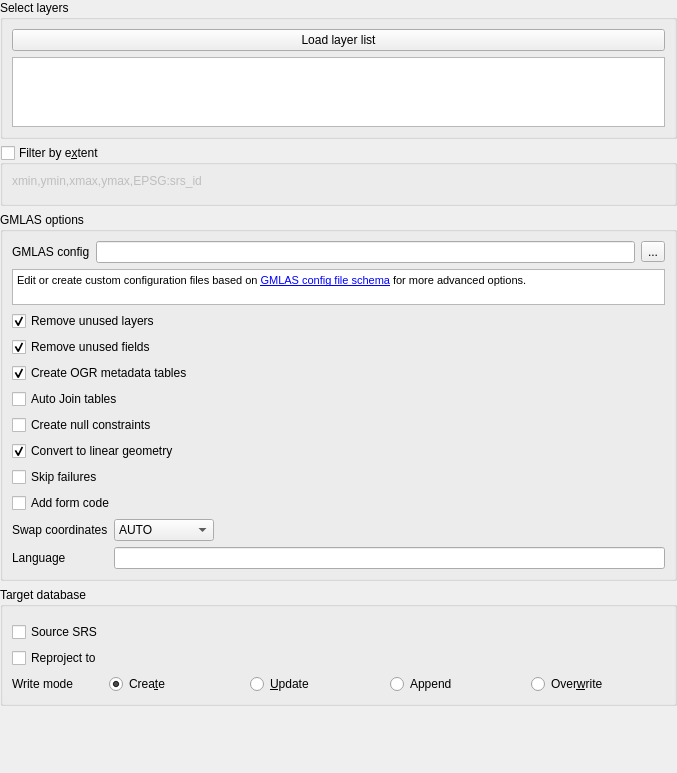
<?xml version="1.0" encoding="UTF-8"?>
<ui version="4.0">
 <class>Dialog</class>
 <widget class="QWidget" name="Dialog">
  <property name="geometry">
   <rect>
    <x>0</x>
    <y>0</y>
    <width>677</width>
    <height>773</height>
   </rect>
  </property>
  <property name="windowTitle">
   <string>Dialog</string>
  </property>
  <layout class="QVBoxLayout" name="verticalLayout">
   <property name="leftMargin">
    <number>0</number>
   </property>
   <property name="topMargin">
    <number>0</number>
   </property>
   <property name="rightMargin">
    <number>0</number>
   </property>
   <property name="bottomMargin">
    <number>0</number>
   </property>
   <item>
    <widget class="QScrollArea" name="scrollArea">
     <property name="frameShape">
      <enum>QFrame::NoFrame</enum>
     </property>
     <property name="lineWidth">
      <number>0</number>
     </property>
     <property name="horizontalScrollBarPolicy">
      <enum>Qt::ScrollBarAlwaysOff</enum>
     </property>
     <property name="sizeAdjustPolicy">
      <enum>QAbstractScrollArea::AdjustToContentsOnFirstShow</enum>
     </property>
     <property name="widgetResizable">
      <bool>true</bool>
     </property>
     <widget class="QWidget" name="scrollAreaWidgetContents">
      <property name="geometry">
       <rect>
        <x>0</x>
        <y>0</y>
        <width>663</width>
        <height>856</height>
       </rect>
      </property>
      <layout class="QVBoxLayout" name="verticalLayout_3">
       <property name="spacing">
        <number>6</number>
       </property>
       <property name="leftMargin">
        <number>0</number>
       </property>
       <property name="topMargin">
        <number>0</number>
       </property>
       <property name="rightMargin">
        <number>0</number>
       </property>
       <property name="bottomMargin">
        <number>0</number>
       </property>
       <item>
        <widget class="QgsCollapsibleGroupBox" name="layers_group">
         <property name="sizePolicy">
          <sizepolicy hsizetype="Preferred" vsizetype="Expanding">
           <horstretch>0</horstretch>
           <verstretch>0</verstretch>
          </sizepolicy>
         </property>
         <property name="title">
          <string>Select layers</string>
         </property>
         <property name="collapsed">
          <bool>false</bool>
         </property>
         <layout class="QVBoxLayout" name="verticalLayout_6">
          <item>
           <widget class="QPushButton" name="loadLayersButton">
            <property name="text">
             <string>Load layer list</string>
            </property>
           </widget>
          </item>
          <item>
           <widget class="QListWidget" name="datasetsListWidget">
            <property name="selectionMode">
             <enum>QAbstractItemView::ExtendedSelection</enum>
            </property>
           </widget>
          </item>
         </layout>
        </widget>
       </item>
       <item>
        <widget class="QgsCollapsibleGroupBox" name="gmlas_bbox_group">
         <property name="sizePolicy">
          <sizepolicy hsizetype="Preferred" vsizetype="Minimum">
           <horstretch>0</horstretch>
           <verstretch>0</verstretch>
          </sizepolicy>
         </property>
         <property name="toolTip">
          <string>&lt;html&gt;&lt;head/&gt;&lt;body&gt;&lt;p&gt;Define an area of interest to download data from. The extent can be defined from map canvas.&lt;/p&gt;&lt;/body&gt;&lt;/html&gt;</string>
         </property>
         <property name="title">
          <string>Filter by e&amp;xtent</string>
         </property>
         <property name="checkable">
          <bool>true</bool>
         </property>
         <property name="checked">
          <bool>false</bool>
         </property>
         <property name="collapsed">
          <bool>false</bool>
         </property>
         <layout class="QVBoxLayout" name="verticalLayout_7">
          <item>
           <widget class="QLabel" name="label_12">
            <property name="text">
             <string>xmin,ymin,xmax,ymax,EPSG:srs_id</string>
            </property>
           </widget>
          </item>
          <item>
           <widget class="BboxWidget" name="bboxWidget" native="true"/>
          </item>
         </layout>
        </widget>
       </item>
       <item>
        <widget class="QgsCollapsibleGroupBox" name="gmlas_options_group">
         <property name="title">
          <string>GMLAS options</string>
         </property>
         <property name="collapsed">
          <bool>false</bool>
         </property>
         <layout class="QVBoxLayout" name="verticalLayout_2">
          <property name="sizeConstraint">
           <enum>QLayout::SetDefaultConstraint</enum>
          </property>
          <item>
           <layout class="QHBoxLayout" name="horizontalLayout">
            <item>
             <widget class="QLabel" name="label_11">
              <property name="text">
               <string>GMLAS config</string>
              </property>
             </widget>
            </item>
            <item>
             <widget class="QLineEdit" name="gmlasConfigLineEdit">
              <property name="toolTip">
               <string>&lt;html&gt;&lt;head/&gt;&lt;body&gt;&lt;p&gt;GML file to load into a database.&lt;/p&gt;&lt;/body&gt;&lt;/html&gt;</string>
              </property>
             </widget>
            </item>
            <item>
             <widget class="QToolButton" name="gmlasConfigButton">
              <property name="text">
               <string>...</string>
              </property>
             </widget>
            </item>
           </layout>
          </item>
          <item>
           <widget class="QTextBrowser" name="textBrowser">
            <property name="sizePolicy">
             <sizepolicy hsizetype="Expanding" vsizetype="Fixed">
              <horstretch>0</horstretch>
              <verstretch>0</verstretch>
             </sizepolicy>
            </property>
            <property name="maximumSize">
             <size>
              <width>16777215</width>
              <height>36</height>
             </size>
            </property>
            <property name="lineWidth">
             <number>0</number>
            </property>
            <property name="html">
             <string>&lt;!DOCTYPE HTML PUBLIC &quot;-//W3C//DTD HTML 4.0//EN&quot; &quot;http://www.w3.org/TR/REC-html40/strict.dtd&quot;&gt;
&lt;html&gt;&lt;head&gt;&lt;meta name=&quot;qrichtext&quot; content=&quot;1&quot; /&gt;&lt;style type=&quot;text/css&quot;&gt;
p, li { white-space: pre-wrap; }
&lt;/style&gt;&lt;/head&gt;&lt;body style=&quot; font-family:'Cantarell'; font-size:11pt; font-weight:400; font-style:normal;&quot;&gt;
&lt;p style=&quot; margin-top:0px; margin-bottom:0px; margin-left:0px; margin-right:0px; -qt-block-indent:0; text-indent:0px;&quot;&gt;&lt;span style=&quot; font-family:'Ubuntu'; font-size:8pt;&quot;&gt;Edit or create custom configuration files based on &lt;/span&gt;&lt;a href=&quot;https://github.com/OSGeo/gdal/blob/master/gdal/data/gmlasconf.xsd&quot;&gt;&lt;span style=&quot; font-family:'Ubuntu'; font-size:8pt; text-decoration: underline; color:#0000ff;&quot;&gt;GMLAS config file schema&lt;/span&gt;&lt;/a&gt;&lt;span style=&quot; font-family:'Ubuntu'; font-size:8pt;&quot;&gt; for more advanced options.&lt;/span&gt;&lt;/p&gt;&lt;/body&gt;&lt;/html&gt;</string>
            </property>
            <property name="openExternalLinks">
             <bool>true</bool>
            </property>
           </widget>
          </item>
          <item>
           <widget class="QCheckBox" name="ogrRemoveUnusedLayersCheckbox">
            <property name="toolTip">
             <string>&lt;html&gt;&lt;head/&gt;&lt;body&gt;&lt;p&gt;Whether to remove any layers without any feature, during the initial scan pass. This limits the number of tables created. Only layers with data will be created.&lt;/p&gt;&lt;/body&gt;&lt;/html&gt;</string>
            </property>
            <property name="text">
             <string>Remove unused layers</string>
            </property>
            <property name="checked">
             <bool>true</bool>
            </property>
           </widget>
          </item>
          <item>
           <widget class="QCheckBox" name="ogrRemoveUnusedFieldsCheckbox">
            <property name="toolTip">
             <string>&lt;html&gt;&lt;head/&gt;&lt;body&gt;&lt;p&gt;Whether to remove any unused fields, during the initial scan pass. This limits the number of columns created in tables.&lt;/p&gt;&lt;/body&gt;&lt;/html&gt;</string>
            </property>
            <property name="text">
             <string>Remove unused fields</string>
            </property>
            <property name="checked">
             <bool>true</bool>
            </property>
           </widget>
          </item>
          <item>
           <widget class="QCheckBox" name="ogrExposeMetadataLayersCheckbox">
            <property name="toolTip">
             <string>&lt;html&gt;&lt;head/&gt;&lt;body&gt;&lt;p&gt;OGR metadata tables. Those tables are required if you plan to write the database content back to GML.&lt;/p&gt;&lt;/body&gt;&lt;/html&gt;</string>
            </property>
            <property name="text">
             <string>Create OGR metadata tables</string>
            </property>
            <property name="checked">
             <bool>true</bool>
            </property>
           </widget>
          </item>
          <item>
           <widget class="QCheckBox" name="autoJoinCheckbox">
            <property name="toolTip">
             <string>&lt;html&gt; Auto join &lt;b&gt;1:1&lt;/b&gt; relations using the QGIS Join Feature.&lt;/html&gt;</string>
            </property>
            <property name="text">
             <string>Auto Join tables</string>
            </property>
           </widget>
          </item>
          <item>
           <widget class="QCheckBox" name="forceNullableCheckbox">
            <property name="enabled">
             <bool>true</bool>
            </property>
            <property name="toolTip">
             <string>&lt;html&gt;&lt;head/&gt;&lt;body&gt;&lt;p&gt;Creation of database null checks. Turn this off to be less strict eg. when GML file may contains null values on XSD non null elements.&lt;/p&gt;&lt;/body&gt;&lt;/html&gt;</string>
            </property>
            <property name="text">
             <string>Create null constraints</string>
            </property>
           </widget>
          </item>
          <item>
           <widget class="QCheckBox" name="convertToLinearCheckbox">
            <property name="toolTip">
             <string>&lt;html&gt;&lt;head/&gt;&lt;body&gt;&lt;p&gt;Enable it to convert non-linear geometries types into linear geometries by approximating them. This is useful when database geometry type is more strict than the GML one. eg. enable it if 'Cannot create geometry field of type MULTISURFACE'&lt;/p&gt;&lt;/body&gt;&lt;/html&gt;</string>
            </property>
            <property name="text">
             <string>Convert to linear geometry</string>
            </property>
            <property name="checked">
             <bool>true</bool>
            </property>
           </widget>
          </item>
          <item>
           <widget class="QCheckBox" name="skipFailuresCheckbox">
            <property name="toolTip">
             <string>&lt;html&gt;&lt;head/&gt;&lt;body&gt;&lt;p&gt;Continue after a failure, skipping the failed feature.&lt;/p&gt;&lt;/body&gt;&lt;/html&gt;</string>
            </property>
            <property name="text">
             <string>Skip failures</string>
            </property>
           </widget>
          </item>
          <item>
           <widget class="QCheckBox" name="addFormCodeCheckbox">
            <property name="toolTip">
             <string>&lt;html&gt; Add form code to the imported layers. May contain errors. &lt;html&gt;</string>
            </property>
            <property name="text">
             <string>Add form code</string>
            </property>
           </widget>
          </item>
          <item>
           <layout class="QFormLayout" name="formLayout">
            <property name="fieldGrowthPolicy">
             <enum>QFormLayout::AllNonFixedFieldsGrow</enum>
            </property>
            <item row="0" column="0">
             <widget class="QLabel" name="label_2">
              <property name="sizePolicy">
               <sizepolicy hsizetype="Expanding" vsizetype="Preferred">
                <horstretch>0</horstretch>
                <verstretch>0</verstretch>
               </sizepolicy>
              </property>
              <property name="text">
               <string>Swap coordinates</string>
              </property>
             </widget>
            </item>
            <item row="0" column="1">
             <widget class="QComboBox" name="swapCoordinatesCombo">
              <property name="sizePolicy">
               <sizepolicy hsizetype="Expanding" vsizetype="Fixed">
                <horstretch>0</horstretch>
                <verstretch>0</verstretch>
               </sizepolicy>
              </property>
              <property name="maximumSize">
               <size>
                <width>100</width>
                <height>16777215</height>
               </size>
              </property>
              <property name="toolTip">
               <string>&lt;html&gt;&lt;head/&gt;&lt;body&gt;&lt;p&gt;Depending on the spatial reference system (SRS), coordinate order is defined by the SRS code. It may happen that x and y are in wrong order as defined by the SRS (ie. the file is probably invalid). Use this option to swap coordinates.&lt;/p&gt;&lt;/body&gt;&lt;/html&gt;</string>
              </property>
              <property name="currentText">
               <string>AUTO</string>
              </property>
              <property name="maxVisibleItems">
               <number>3</number>
              </property>
              <item>
               <property name="text">
                <string>AUTO</string>
               </property>
              </item>
              <item>
               <property name="text">
                <string>YES</string>
               </property>
              </item>
              <item>
               <property name="text">
                <string>NO</string>
               </property>
              </item>
             </widget>
            </item>
            <item row="1" column="0">
             <widget class="QLabel" name="label">
              <property name="sizePolicy">
               <sizepolicy hsizetype="Fixed" vsizetype="Preferred">
                <horstretch>0</horstretch>
                <verstretch>0</verstretch>
               </sizepolicy>
              </property>
              <property name="toolTip">
               <string>&lt;html&gt;&lt;head/&gt;&lt;body&gt;&lt;p&gt;For XLink resolution (eg. resources resolved from INSPIRE registry), define which language to use in HTTP header 'Accep-Language'.&lt;/p&gt;&lt;/body&gt;&lt;/html&gt;</string>
              </property>
              <property name="text">
               <string>Language</string>
              </property>
             </widget>
            </item>
            <item row="1" column="1">
             <widget class="QLineEdit" name="acceptLanguageHeaderInput">
              <property name="toolTip">
               <string>&lt;html&gt;&lt;head/&gt;&lt;body&gt;&lt;p&gt;For XLink resolution (eg. resources resolved from INSPIRE registry), define which language to use in HTTP header 'Accep-Language'.&lt;/p&gt;&lt;/body&gt;&lt;/html&gt;</string>
              </property>
             </widget>
            </item>
           </layout>
          </item>
         </layout>
        </widget>
       </item>
       <item>
        <widget class="QgsCollapsibleGroupBox" name="target_db_group">
         <property name="sizePolicy">
          <sizepolicy hsizetype="Preferred" vsizetype="Minimum">
           <horstretch>0</horstretch>
           <verstretch>0</verstretch>
          </sizepolicy>
         </property>
         <property name="title">
          <string>Target database</string>
         </property>
         <property name="collapsed">
          <bool>false</bool>
         </property>
         <layout class="QVBoxLayout" name="verticalLayout_8">
          <item>
           <widget class="DatabaseWidget" name="databaseWidget" native="true"/>
          </item>
          <item>
           <layout class="QFormLayout" name="formLayout_4">
            <property name="fieldGrowthPolicy">
             <enum>QFormLayout::AllNonFixedFieldsGrow</enum>
            </property>
            <item row="3" column="1">
             <widget class="QgsProjectionSelectionWidget" name="destSrs">
              <property name="enabled">
               <bool>false</bool>
              </property>
              <property name="minimumSize">
               <size>
                <width>100</width>
                <height>20</height>
               </size>
              </property>
             </widget>
            </item>
            <item row="4" column="0">
             <widget class="QLabel" name="label_7">
              <property name="text">
               <string>Write mode</string>
              </property>
             </widget>
            </item>
            <item row="4" column="1">
             <layout class="QHBoxLayout" name="horizontalLayout_8">
              <item>
               <widget class="QWidget" name="accessModeWidget" native="true">
                <layout class="QHBoxLayout" name="horizontalLayout_5">
                 <property name="leftMargin">
                  <number>0</number>
                 </property>
                 <property name="topMargin">
                  <number>0</number>
                 </property>
                 <property name="rightMargin">
                  <number>0</number>
                 </property>
                 <property name="bottomMargin">
                  <number>0</number>
                 </property>
                 <item>
                  <widget class="QRadioButton" name="createRadioButton">
                   <property name="text">
                    <string>Crea&amp;te</string>
                   </property>
                   <property name="checked">
                    <bool>true</bool>
                   </property>
                  </widget>
                 </item>
                 <item>
                  <widget class="QRadioButton" name="updateRadioButton">
                   <property name="text">
                    <string>&amp;Update</string>
                   </property>
                  </widget>
                 </item>
                 <item>
                  <widget class="QRadioButton" name="appendRadioButton">
                   <property name="text">
                    <string>Append</string>
                   </property>
                  </widget>
                 </item>
                 <item>
                  <widget class="QRadioButton" name="overwriteRadioButton">
                   <property name="text">
                    <string>Over&amp;write</string>
                   </property>
                  </widget>
                 </item>
                </layout>
               </widget>
              </item>
             </layout>
            </item>
            <item row="3" column="0">
             <widget class="QCheckBox" name="reprojectCheck">
              <property name="text">
               <string>Reproject to</string>
              </property>
             </widget>
            </item>
            <item row="2" column="0">
             <widget class="QCheckBox" name="sourceSrsCheck">
              <property name="text">
               <string>Source SRS</string>
              </property>
             </widget>
            </item>
            <item row="2" column="1">
             <widget class="QgsProjectionSelectionWidget" name="sourceSrs">
              <property name="enabled">
               <bool>false</bool>
              </property>
             </widget>
            </item>
           </layout>
          </item>
         </layout>
        </widget>
       </item>
       <item>
        <spacer name="verticalSpacer">
         <property name="orientation">
          <enum>Qt::Vertical</enum>
         </property>
         <property name="sizeHint" stdset="0">
          <size>
           <width>20</width>
           <height>354</height>
          </size>
         </property>
        </spacer>
       </item>
      </layout>
     </widget>
    </widget>
   </item>
  </layout>
 </widget>
 <customwidgets>
  <customwidget>
   <class>QgsCollapsibleGroupBox</class>
   <extends>QGroupBox</extends>
   <header>qgscollapsiblegroupbox.h</header>
   <container>1</container>
  </customwidget>
  <customwidget>
   <class>QgsProjectionSelectionWidget</class>
   <extends>QWidget</extends>
   <header>qgsprojectionselectionwidget.h</header>
   <container>1</container>
  </customwidget>
  <customwidget>
   <class>BboxWidget</class>
   <extends>QWidget</extends>
   <header>gml_application_schema_toolbox.gui.bbox_widget</header>
   <container>1</container>
  </customwidget>
  <customwidget>
   <class>DatabaseWidget</class>
   <extends>QWidget</extends>
   <header>gml_application_schema_toolbox.gui.database_widget</header>
   <container>1</container>
  </customwidget>
 </customwidgets>
 <resources/>
 <connections/>
</ui>
